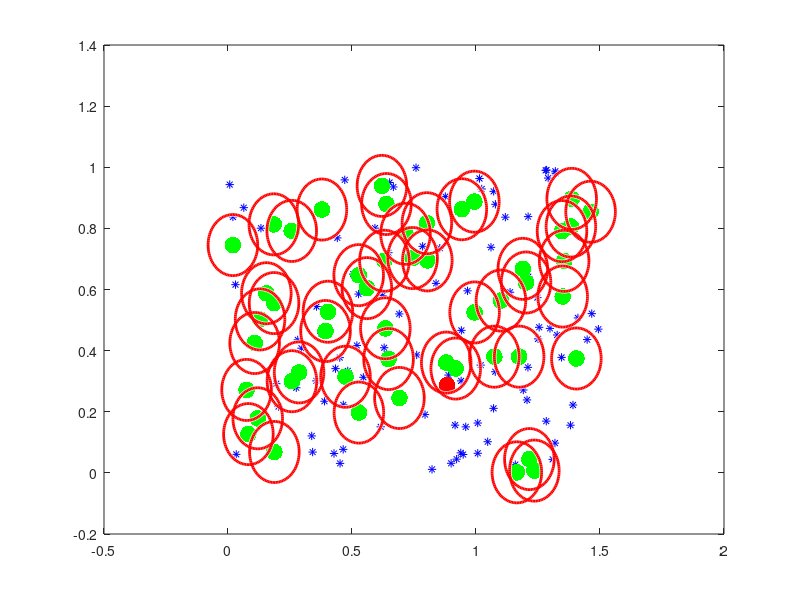

MATLAB code to generate this figure: (Note: this script raises an error after producing the figure.)
clear all; close all; clc

%% Generate problem data
tic
rng(3,'twister')                            % random seed
D = 60;                                      % demand
range = 0.1;                                % range of facilities
ncities = 100;                               % # cities
nfacilities = 50;                            % # facilities

citiesx = zeros(ncities,1);                 % initialize x-cities
citiesy = citiesx;                          % initialize y-cities
facilitiesx = zeros(nfacilities,1);         % initialize x-facilities
facilitiesy = facilitiesx;                  % initialize y-facilities
rfacilities = range*ones(nfacilities,1);    % facilities radius

n=1;
while (n <= ncities)                
    citiesx(n) = rand*1.5;         
    citiesy(n) = rand;         
    n = n+1;     
end

depotx=rand*1.5;
depoty=rand;

n=1;
while (n <= nfacilities)              
    facilitiesx(n) = rand*1.5;         
    facilitiesy(n) = rand;         
    n = n+1;     
end

figure(1);                                    
plot(citiesx,citiesy,'*b')
hold on  
plot(facilitiesx,facilitiesy,'g.','MarkerSize',36)
plot(depotx,depoty,'r.','MarkerSize',36)
viscircles([facilitiesx,facilitiesy],rfacilities)

%% Compute objective function

nstops=nfacilities+1;
stopsx=[depotx;facilitiesx];    % X locations of depot and facilities
stopsy=[depoty;facilitiesy];    % Y locations of depot and facilities

idxs = nchoosek(1:nstops,2);    % All possible edges between stops

dist = hypot(stopsx(idxs(:,1)) - stopsx(idxs(:,2)), ... % Distances of al possible edges
             stopsy(idxs(:,1)) - stopsy(idxs(:,2)));
nedges = length(dist);                                   % Number of possible edges
nvariables=nedges+nfacilities;                           % Number of variables

f=[dist;zeros(nfacilities,1)];  % Adding a zero for each facility to obtain ojective function

%% Demand constraint (inequality)

% Add zero row to make room for demand constraints
Ain=zeros(1,nedges+nfacilities);

% Compute distances from city i to al facilities
for i=1:ncities
    dtab=zeros(1,nfacilities);
    for j=1:nfacilities
        dtab(j)=sqrt((citiesx(i)-facilitiesx(j))^2+(citiesy(i)-facilitiesy(j))^2); 
    end
    % Check whether closest facilities lies within range
    % If true add -1 to value with index of the facility
    if min(dtab)<range
        Ain(nedges+find(min(dtab)==dtab))=Ain(nedges+find(min(dtab)==dtab))-1;
    end
end

Bin=-D;

%% Equality constraints
% If a facility is visited two edges should be connected to it
% Two edges should be connected to the depot

% Add zero row to make room for demand constraints
Aeq=zeros(nstops,nvariables);

% Adding 1 for each edge which is connected to facility i
start=1;
len=nfacilities-1;
for i=1:nfacilities
    Aeq(i,start:start+len)=1;
    Aeq(i+1:nstops,start:start+len)=eye(len+1);
    start=start+len+1;
    len=len-1;
end

% Adding -2 to facility i on each row
n=nfacilities;
for i=1:nfacilities
    Aeq(i+1,nedges+i)=-2;
end

Beq=2;                          % Edges connected to depot is 2
Beq=[Beq;zeros(nfacilities,1)]; % If a facility is visited constraint is equal to 0     

%% Solving MILP

intcon = 1:nvariables;
lb = zeros(nvariables,1);   % Lower bound
ub = ones(nvariables,1);    % Upper bound

[xmin, fmin,exitflag]=intlinprog(f,intcon,Ain,Bin,Aeq,Beq,lb,ub);

%% Plot optimal path with subtours

lh = zeros(nstops,1);
lh = updateSalesmanPlot(lh,xmin(1:nedges),idxs,stopsx,stopsy);

%% Find subtours

% Detect subtours and store each tour in one array cell
tours = detectSubtours(xmin(1:nedges),idxs);
nsubtours = length(tours);                       % # if subtours
fprintf('# of subtours: %d\n',nsubtours);

%% Add subtour constraint and solve again
% A subtour will always have the same number of edges as facilities.
% Detecting a subtour and adding a constraint on all possible edges between
% these stops will eliminate the subtour. Between the subtour stops there
% should exist less edges than the number of stops.

% repeat until there is just one subtour
while nsubtours > 1 
    % Add zero rows to make room for subtour constraints
    Ain = [Ain;zeros(nsubtours,nvariables)];
    Bin = [Bin;zeros(nsubtours,1)];
    
    % Iterating through each subtour
    for i = 1:nsubtours
        newrow = size(Ain,1)+1;                     % Counter for indexing
        subtour = tours{i};                         % Extract the current subtour
        var = nchoosek(1:length(subtour),2);        % Find all possible connections between subtour facilities
        for j = 1:length(var)
            edge = (sum(idxs==subtour(var(j,1)),2)) & ... % Locating the subtour edges in list of all edges
                   (sum(idxs==subtour(var(j,2)),2));
            Ain(newrow,edge) = 1;                         % Adding 1 to constraint at edge locations
        end
        Bin(newrow) = length(subtour)-1;                  % One less trip than subtour stops
    end

    % Try to optimize again
    [xmin, fmin,exitflag]=intlinprog(f,intcon,Ain,Bin,Aeq,Beq,lb,ub);
    
    % Visualize result
    lh = updateSalesmanPlot(lh,xmin(1:nedges),idxs,stopsx,stopsy);
    
    % How many subtours this time?
    tours = detectSubtours(xmin(1:nedges),idxs);
    nsubtours = length(tours); % number of subtours
    fprintf('# of subtours: %d\n',nsubtours);
end
toc